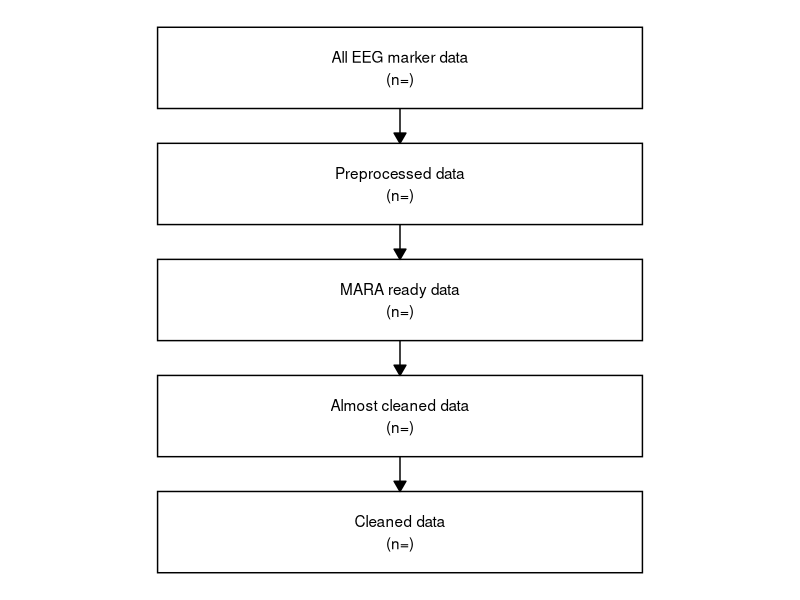

Generate this figure with R:
## ---- chunk 1
knitr::opts_chunk$set(echo = TRUE)
knitr::opts_chunk$set(message = FALSE)
knitr::opts_chunk$set(comment = NULL)

## ---- chunk 2
library(tidyverse)
library(ggplot2)
library(ggpubr)
library(readxl)
library(lmtest) # bptest() function for homoscedasticity
library(kableExtra)
library(boot)

## ---- chunk 3
# Total number of GnG EEG recordings so far
# Set working directory
setwd("M:/EEG_XDFs/EEG_DATA")

# List all of the files in the first computer
ONR1.EEG.files <- list.files()

# Set working directory
setwd("M:/EEG_XDFs/EEG_DATA2")

# List all of the files in the second computer
ONR2.EEG.files <- list.files()

# Combine all of the EEG files into one vector
ONR.EEG.files.combined <- c(ONR1.EEG.files, ONR2.EEG.files)

# Extract only the GnG files
GnG.EEG.files <- unique(ONR.EEG.files.combined[grepl(pattern = "GnG", x = ONR.EEG.files.combined)])

# Create a data frame that contains the ID's and Days for each of these files
GnG.EEG.df <- data.frame(ID = substr(x = GnG.EEG.files, start = 1, stop =3),
                         Day = substr(x = GnG.EEG.files, start = 5, stop =8),
                         file = GnG.EEG.files)

# Create a variable to detect odd files
GnG.EEG.df <- GnG.EEG.df %>%
  mutate(extra.version = ifelse(grepl(pattern = "_2|_3", file),"Yes", "No"),
         recovered = ifelse(grepl(pattern = "recovered", file), "Yes", "No"))


paste("The total number of GnG EEG recordings so far are:",nrow(GnG.EEG.df))
paste(length(unique(GnG.EEG.df$ID)),"subjects have at least one GnG EEG recording")

GnG.EEG.df$Day %>%
  table()

paste("If the table of days and the number of unique EEG ID's conflict, it is likely because of multiple versions of a GnG file:")
table(GnG.EEG.df$extra.version)

## ---- chunk 4
# Set working directory
setwd("M:/EEG_XDFs_Copy_2/0_EEG_DATA_WITH_MARKERS")

# List all of the files
EEG.marker.files <- list.files()[grepl(pattern = ".set", x = list.files())]


# Create a data frame that contains the ID's and Days for each of these files
GnG.EEG.marker.df <- data.frame(ID = substr(x = EEG.marker.files, start = 1, stop =3),
                         Day = substr(x = EEG.marker.files, start = 5, stop =8),
                         file = EEG.marker.files)

# Create a variable to detect odd files
GnG.EEG.marker.df <- GnG.EEG.marker.df %>%
  mutate(extra.version = ifelse(grepl(pattern = "_2|_3", file),"Yes", "No"),
         recovered = ifelse(grepl(pattern = "recovered", file), "Yes", "No"))

paste("The total number of GnG EEG recordings with markers so far are:",nrow(GnG.EEG.marker.df))
paste(length(unique(GnG.EEG.marker.df$ID)),"subjects have at least one GnG EEG recording")

GnG.EEG.marker.df$Day %>%
  table()

paste("If the table of days and the number of unique EEG ID's conflict, it is likely because of multiple versions of a GnG file:")
table(GnG.EEG.marker.df$extra.version)

## ---- chunk 5
# Get information of the number of files of interest per preprocessing folder
# set working directory
setwd("M:/EEG_XDFs_Copy_2")
global_wd <- setwd("M:/EEG_XDFs_Copy_2")

# Obtain numbers of interest to create the flow chart
all_folder_names <- list.files()

# Create a loop that returns the number files inside each folder
all_folder_file_num_list <- list()

for(ii in 1:length(all_folder_names)) {
  
  current_wd <- paste(global_wd,"/",all_folder_names[ii],sep="")
  setwd(current_wd)
  getwd()
  
  files_inside_current_folder <- list.files()
  files_num <- length(files_inside_current_folder)
  
  current_Tib <- data.frame(Directory = all_folder_names[ii],
                            Files_num = files_num) %>% as_tibble()
  
  all_folder_file_num_list[[ii]] <- current_Tib
  
}

preprocessing_flowchart <- do.call(rbind, all_folder_file_num_list)

## ---- chunk 6
# Start the flow chart generation
# Lets begins with the numeric variables of interest
All_Marker_Data_num <- preprocessing_flowchart %>% filter(Directory == "0_EEG_DATA_WITH_MARKERS") %>% select(Files_num) %>% unlist() %>% as.numeric()/2
Preprocessed_Data_num <- preprocessing_flowchart %>% filter(Directory == "1_Preprocessed EEG data - needs ICA") %>% select(Files_num) %>% unlist() %>% as.numeric()/2
MARA_Ready_Data_num <- preprocessing_flowchart %>% filter(Directory == "2_Preprocessed EEG data - needs MARA and componenet rejection") %>% select(Files_num) %>% unlist() %>% as.numeric()/2
Almost_Cleaned_Data_num <- preprocessing_flowchart %>% filter(Directory == "3_Preprocessed EEG data - needs segmentation rejection") %>% select(Files_num) %>% unlist() %>% as.numeric()/2
Cleaned_Data_num <- preprocessing_flowchart %>% filter(Directory == "4_Fully cleaned EEG data") %>% select(Files_num) %>% unlist() %>% as.numeric()/2

Interpolation_CSV_num <- preprocessing_flowchart %>% filter(Directory == "CSVs_Interpolation number") %>% select(Files_num) %>% unlist() %>% as.numeric()
Component_rej_CSV_num <- preprocessing_flowchart %>% filter(Directory == "CSVs_Component rejected number") %>% select(Files_num) %>% unlist() %>% as.numeric()
Segments_rem_CSV_num <- preprocessing_flowchart %>% filter(Directory == "CSVs_Segments remaining") %>% select(Files_num) %>% unlist() %>% as.numeric()

# Now lets turn them into characters
All_Marker_Data <- paste("(n=",All_Marker_Data_num,")",sep="")
Preprocessed_Data  <- paste("(n=",Preprocessed_Data_num,")",sep="")
MARA_Ready_Data  <- paste("(n=",MARA_Ready_Data_num,")",sep="")
Almost_Cleaned_Data  <- paste("(n=",Almost_Cleaned_Data_num,")",sep="")
Cleaned_Data <- paste("(n=",Cleaned_Data_num,")",sep="") 
Interpolation_CSV <- paste("(n=",Interpolation_CSV_num,")",sep="") 
Component_rej_CSV <- paste("(n=",Component_rej_CSV_num,")",sep="") 
Segments_rem_CSV <- paste("(n=",Segments_rem_CSV_num,")",sep="") 

## ---- chunk 7
# Add labels manually
labels <- c(paste("All EEG marker data",All_Marker_Data, sep="\n"),
            paste("Preprocessed data",Preprocessed_Data, sep="\n"),
            paste("MARA ready data",MARA_Ready_Data, sep="\n"),
            paste("Almost cleaned data",Almost_Cleaned_Data, sep="\n"),
            paste("Cleaned data",Cleaned_Data, sep="\n"))


# Create a data with box labels
data <- data.frame(box = paste("box",1:5))  
  

# Create a data frame with coordinates for the boxes
coords <- data.frame(x = c(1, 1, 1, 1, 1),
                      y = c(10, 9, 8, 7, 6))

# Design min and max for x and y coordinates and include labels from above
coords <- coords %>%
  mutate(xmin = x - 0.20,
         xmax = x + 0.20,
         ymin = y - 0.35,
         ymax = y + 0.35) %>%
  mutate(labels = labels)

# WHat does our data look like so far
cbind.data <- cbind(data, coords)

# Create a separate data frame telling the arrows where to start and end
plot_edges <- data %>%
  rename(from = box) %>%
  mutate(to = paste("box",2:6),
         id = row_number()) %>%
  pivot_longer(cols = c("from", "to"),
               names_to = "Direction",
               values_to = "box") %>%
  left_join(cbind.data, by ="box") %>%
  select(-c(y, xmin, xmax, labels)) %>%
  mutate(y = ifelse(Direction == "from",ymin, ymax)) %>%
  select(-c(ymin, ymax)) %>%
  filter(complete.cases(.))

# Plotting the graph- one step at a time
# Part 1: Creating the Boxes
plot1 <- ggplot() +
  geom_rect(data = coords,
            mapping = aes(xmin = xmin, ymin = ymin, 
                          xmax = xmax, ymax = ymax,
                          fill = "white", color = "black" ),
            alpha = 0.5)

# Part 2: Making the boxes and background pretty
plot1 <- plot1 +
  scale_fill_manual(values = "white") +
  scale_color_manual(values = "black") +
  theme_void() +
  theme(legend.position = "none") +
  xlim(.7,1.3)

# Part 3: Adding the labels we created (file names + counts)
plot1 <- plot1 +  
  geom_text(data = coords,
            mapping = aes(x = x, y = y, label = labels))

# Part 4: Adding the arrows to the boxes
plot1 <- plot1 +
  geom_path(data = plot_edges,
            mapping = aes(x = x, y = y, group = id),
            arrow = arrow(length = unit(0.3, "cm"), type = "closed"))

# Print the plot
plot1
